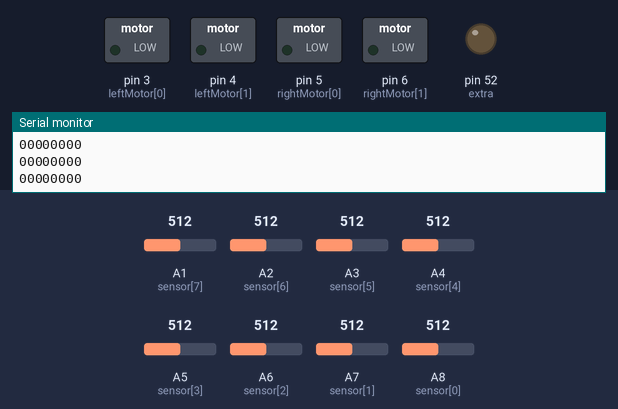
This sketch was run on a simulated Arduino Mega 2560, built with avr-gcc and run on an emulated ATmega2560. Shown: switched loads named in the sketch (green lamp = pin HIGH), output pins drawn as LEDs (lit = HIGH), the last lines printed to the serial monitor. Dashed ring = blinking. The inputs (shaded band) are chosen by the test bench; at power-on: A1 (sensor[7]) = 512, A8 (sensor[0]) = 512, A2 (sensor[6]) = 512, A3 (sensor[5]) = 512, A4 (sensor[4]) = 512, A5 (sensor[3]) = 512, A6 (sensor[2]) = 512, A7 (sensor[1]) = 512.

Above: at 1.2 s.
1.3 s: A1 (sensor[7]) set to 687
2.8 s: A1 (sensor[7]) set to 711
At 3.02 s:
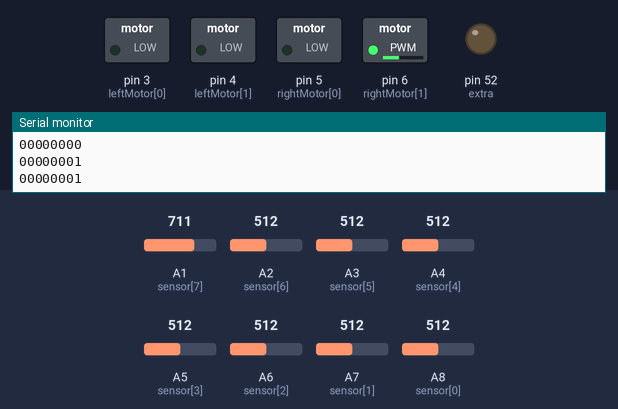
5.8 s: A8 (sensor[0]) set to 692
8.8 s: A8 (sensor[0]) set to 714
At 9.2 s:
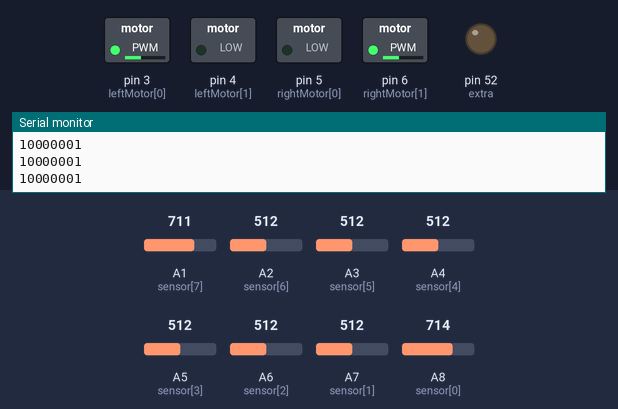
10.3 s: A1 (sensor[7]) set to 690
At 10.52 s:
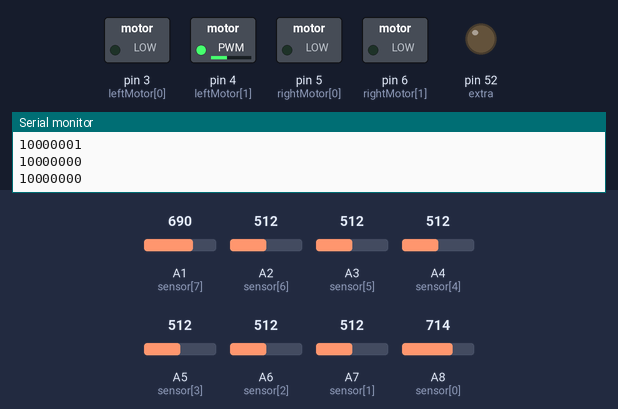
13.3 s: A8 (sensor[0]) set to 690
At 14.5 s:
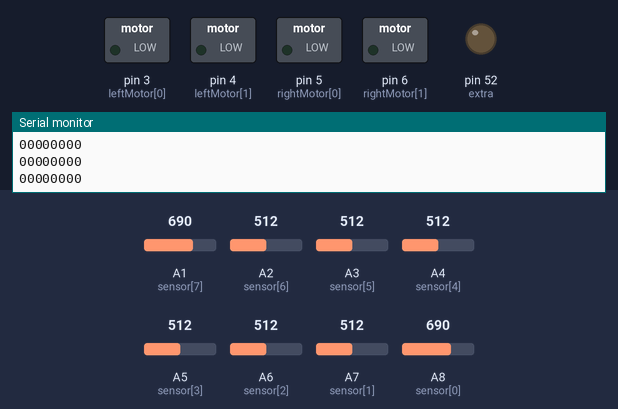
Timing chart, 0 to 15.8 s (numbered marks = the images above; inputs shaded):
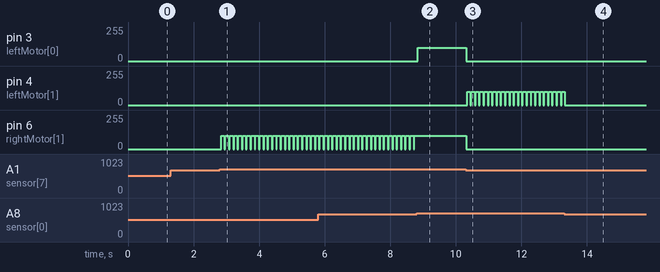

Measured:
- the behaviour switches between 699 and 700 on A1 (sensor[7]) (found by bisection; images 0 and 1)
- the behaviour switches between 699 and 700 on A8 (sensor[0]) (found by bisection; images 1 and 2)
- after the input at 2.8 s, pin 6 (rightMotor[1]): alternates 100/255 for 0.10 s and 0/255 for 0.03 s, starting at once
- after the input at 8.8 s, pin 3 (leftMotor[0]): 0/255 → 100/255 at once; pin 6 (rightMotor[1]): stops changing and stays 100/255
- after the input at 10.3 s, pin 3 (leftMotor[0]), pin 6 (rightMotor[1]): 100/255 → 0/255 at once; pin 4 (leftMotor[1]): alternates 100/255 for 0.10 s and 0/255 for 0.03 s, starting at once
- after the input at 13.3 s, pin 4 (leftMotor[1]): goes on until 13.3 s, then stays 0/255

The sketch:

sunny1.ino
```cpp
#define THRESHOLD 700
int f = 90;
int m = 70;
int s = 50;

//int sensor[] = {14, 15, 16, 17, 18};
int sensor[] = {62, 61, 60, 59, 58, 57, 56, 55};
int leftMotor[] = {3, 4};
int rightMotor[] = {5, 6};
int extra = 52;


String pattern = "00000000";
void setMotors(int leftSpeed, int rightSpeed)
{
  if (leftSpeed >= 0 && rightSpeed >= 0)
  {
    analogWrite(leftMotor[0], leftSpeed);   /*   Forward  */
    analogWrite(leftMotor[1], 0);
    analogWrite(rightMotor[0], rightSpeed);
    analogWrite(rightMotor[1], 0);
  }

  else if (leftSpeed < 0 && rightSpeed < 0)
  {
    leftSpeed = -leftSpeed;
    rightSpeed = -rightSpeed;

    analogWrite(leftMotor[0], 0);
    analogWrite(leftMotor[1], leftSpeed);
    analogWrite(rightMotor[0], 0);
    analogWrite(rightMotor[1], rightSpeed);    /* Backward */
  }

  else if (leftSpeed == 0 && rightSpeed >= 0)
  {
    analogWrite(leftMotor[0], 0);                     /*Left */
    analogWrite(leftMotor[1], 0);
    analogWrite(rightMotor[0], rightSpeed);
    analogWrite(rightMotor[1], 0);
  }

  else if (leftSpeed >= 0 && rightSpeed == 0)

  {
    analogWrite(leftMotor[0], leftSpeed);
    analogWrite(leftMotor[1], 0);
    analogWrite(rightMotor[0], 0);  /*right */
    analogWrite(rightMotor[1], 0);
  }

  else if (leftSpeed >= 0 && rightSpeed <= 0)
  {
    rightSpeed = - rightSpeed;
    analogWrite(leftMotor[0], leftSpeed);  /* turn clockwise */
    analogWrite(leftMotor[1], 0);
    analogWrite(rightMotor[0], 0);
    analogWrite(rightMotor[1], rightSpeed);
  }

  else if (leftSpeed <= 0 && rightSpeed >= 0)
  {

    leftSpeed = - leftSpeed;
    analogWrite(leftMotor[0], 0);
    analogWrite(leftMotor[1], leftSpeed);   /* turn anti clockwise */
    analogWrite(rightMotor[0], rightSpeed);
    analogWrite(rightMotor[1], 0);
  }

}
void getPattern()
{
  //int i;
  for (int i = 0; i < 8 ; i++)
  {
    if (analogRead(sensor[i]) < THRESHOLD) {
      // Serial.println(analogRead(sensor[i]));

      pattern[i] = '0';

    } else {
      // Serial.println(analogRead(sensor[i]));
      pattern[i] = '1';

    }
  }
	 pattern[8] = '\0';
   Serial.println(pattern);

}

void setup()
{
  Serial.begin(9600);
  Serial.println("Ready");

  pinMode(extra, OUTPUT);
  //digitalWrite(extra, HIGH);

  for (int i = 0; i < 2 ; i++)
  {
    pinMode(leftMotor[i], OUTPUT);
    pinMode(rightMotor[i], OUTPUT);
  }

  for (int i = 0; i < 8; i++)
  {
    pinMode(sensor[i], INPUT);
  }
}


void loop()
{
  getPattern();
  if ((pattern[0] == '1'||/* pattern[1] == '1' ||*/ (pattern[0] == '1' && pattern[1] == '1'))&&pattern[7] != '1')
      {
      setMotors(0,0);
      delay(30);
      setMotors(-100,0);
      delay(100);
      //setMotors(80,80);

    }
else if ((pattern[7] == '1'||/* pattern[6] == '1' ||*/ (pattern[7] == '1' && pattern[6] == '1'))&&pattern[0] != '1')
     {
      setMotors(0,0);
      delay(30);
      setMotors(0,-100);
      delay(100);
      //setMotors(80,80);

    }
else if (pattern[0] != '1'&& pattern[7] != '1' && (pattern[1] == '1' || pattern[2] == '1'|| pattern[3] == '1'|| pattern[4] == '1'|| pattern[5] == '1'|| pattern[6] == '1'))
  setMotors(65, 65);

/*else if (pattern[0] == '1'&& pattern[7] != '1' &&  (pattern[1] == '1' || pattern[2] == '1'||pattern[3] == '1' || pattern[4] == '1' || pattern[5] == '1'))
  {
  setMotors(0,0);
  delay(50);
  setMotors(-100, 100);
  delay(300);
  }
else if (pattern[7] == '1'&& pattern[0] != '1' && (pattern[1] == '1' || pattern[2] == '1'||pattern[3] == '1'||pattern[4] == '1' || pattern[5] == '1'))
  {
  setMotors(0,0);
  delay(50);
  setMotors(100, -100);
  delay(300);
  }*/
else if(pattern == "00000000")
	setMotors(0,0);
else if(pattern == "11111111")
  {
  setMotors(0,0);
  delay(100);
  setMotors(-100,100);
  delay(300);
  }
else
	setMotors(100,-100);

}
```
